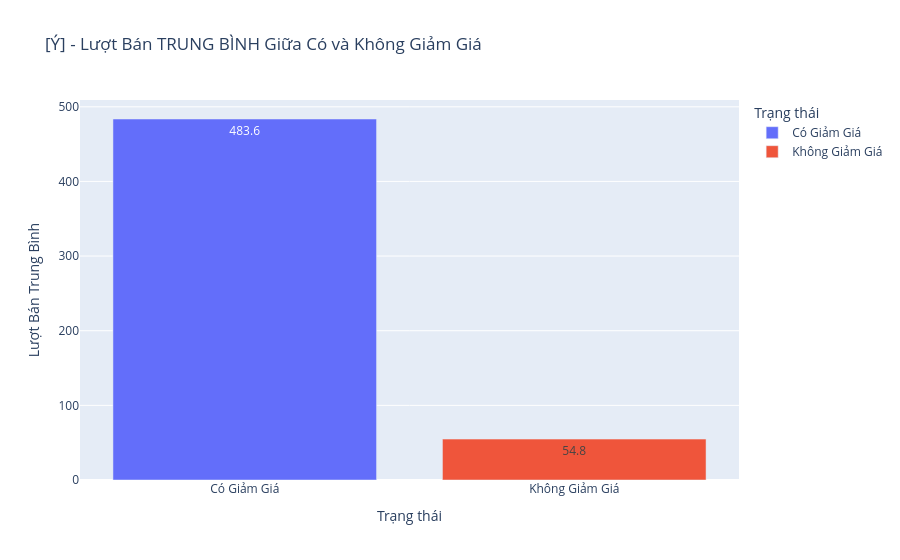
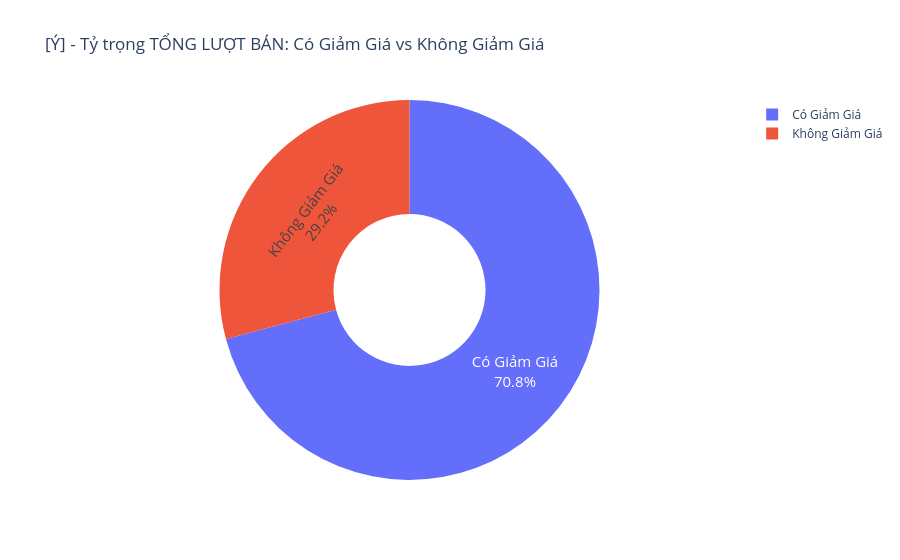
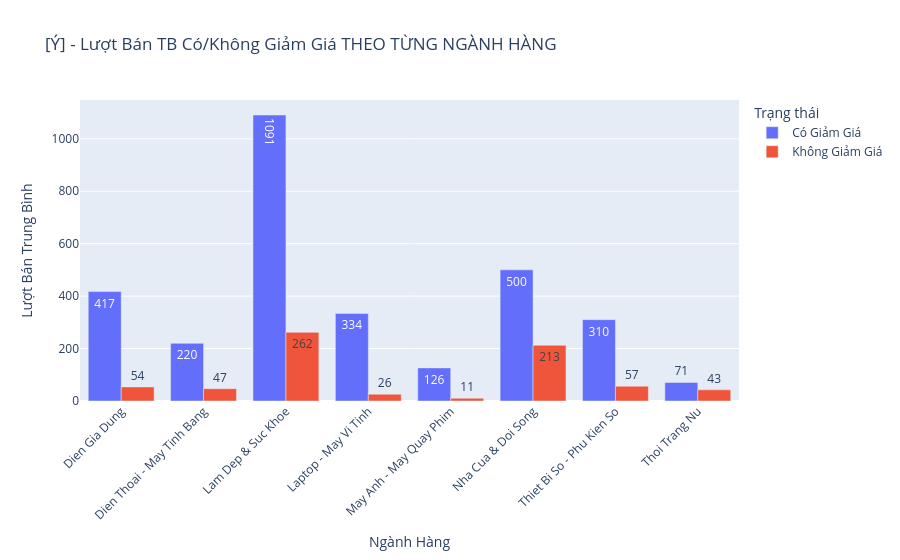

The cell these charts' notebook holds for them, in order:
### Markdown cell above
## Mục tiêu 2: Hiệu quả của Giảm giá

### Code cell
# Đổi True/False thành chữ tiếng Việt cho dễ nhìn
df_clean['Trang_Thai_Giam_Gia'] = df_clean['is_discounted'].map({True: 'Có Giảm Giá', False: 'Không Giảm Giá'})

# --- BIỂU ĐỒ 1: Biểu đồ cột so sánh Trung bình (Dễ hiểu nhất) ---
discount_mean = df_clean.groupby('Trang_Thai_Giam_Gia')['sold_count'].mean().reset_index()
fig_bar = px.bar(
    discount_mean, 
    x="Trang_Thai_Giam_Gia", 
    y="sold_count", 
    color="Trang_Thai_Giam_Gia",
    title="[Ý] - Lượt Bán TRUNG BÌNH Giữa Có và Không Giảm Giá",
    labels={"Trang_Thai_Giam_Gia": "Trạng thái", "sold_count": "Lượt Bán Trung Bình"},
    text_auto='.1f'
)
fig_bar.show()

# --- BIỂU ĐỒ 2: Biểu đồ tròn biểu diễn Tổng Lượt Bán (Tỷ trọng) ---
discount_sum = df_clean.groupby('Trang_Thai_Giam_Gia')['sold_count'].sum().reset_index()
fig_pie = px.pie(
    discount_sum, 
    names="Trang_Thai_Giam_Gia", 
    values="sold_count", 
    color="Trang_Thai_Giam_Gia",
    hole=0.4, # Tạo biểu đồ Donut (Bánh vòng) cho đẹp
    title="[Ý] - Tỷ trọng TỔNG LƯỢT BÁN: Có Giảm Giá vs Không Giảm Giá"
)
fig_pie.update_traces(textposition='inside', textinfo='percent+label', textfont_size=15)
fig_pie.show()

# --- BIỂU ĐỒ 3: Biểu đồ cột nhóm so sánh THEO TỪNG NGÀNH HÀNG (Đáp ứng tiêu chí M của mục tiêu 2) ---
cat_discount_mean = df_clean.groupby(['category_name', 'Trang_Thai_Giam_Gia'])['sold_count'].mean().reset_index()
fig_bar_cat = px.bar(
    cat_discount_mean, 
    x="category_name", 
    y="sold_count", 
    color="Trang_Thai_Giam_Gia",
    barmode="group",
    title="[Ý] - Lượt Bán TB Có/Không Giảm Giá THEO TỪNG NGÀNH HÀNG",
    labels={"category_name": "Ngành Hàng", "sold_count": "Lượt Bán Trung Bình", "Trang_Thai_Giam_Gia": "Trạng thái"},
    text_auto='.0f'
)
# Làm nghiêng chữ trục x nếu tên ngành quá dài
fig_bar_cat.update_layout(xaxis_tickangle=-45)
fig_bar_cat.show()

### Figure 1 — Plotly figure (JSON) as saved in the notebook; plotly's stock layout.template omitted (floating-point values rounded to 4 significant figures)
{"data": [{"hovertemplate": "Trạng thái=%{x}<br>Lượt Bán Trung Bình=%{y}<extra></extra>", "legendgroup": "Có Giảm Giá", "marker": {"color": "#636efa", "pattern": {"shape": ""}}, "name": "Có Giảm Giá", "orientation": "v", "showlegend": true, "textposition": "auto", "texttemplate": "%{y:.1f}", "type": "bar", "x": ["Có Giảm Giá"], "xaxis": "x", "y": [483.6], "yaxis": "y"}, {"hovertemplate": "Trạng thái=%{x}<br>Lượt Bán Trung Bình=%{y}<extra></extra>", "legendgroup": "Không Giảm Giá", "marker": {"color": "#EF553B", "pattern": {"shape": ""}}, "name": "Không Giảm Giá", "orientation": "v", "showlegend": true, "textposition": "auto", "texttemplate": "%{y:.1f}", "type": "bar", "x": ["Không Giảm Giá"], "xaxis": "x", "y": [54.81], "yaxis": "y"}], "layout": {"barmode": "relative", "legend": {"title": {"text": "Trạng thái"}, "tracegroupgap": 0}, "title": {"text": "[Ý] - Lượt Bán TRUNG BÌNH Giữa Có và Không Giảm Giá"}, "xaxis": {"anchor": "y", "categoryarray": ["Có Giảm Giá", "Không Giảm Giá"], "categoryorder": "array", "domain": [0, 1], "title": {"text": "Trạng thái"}}, "yaxis": {"anchor": "x", "domain": [0, 1], "title": {"text": "Lượt Bán Trung Bình"}}}}

### Figure 2 — Plotly figure (JSON) as saved in the notebook; plotly's stock layout.template omitted (floating-point values rounded to 4 significant figures)
{"data": [{"customdata": [["Có Giảm Giá"], ["Không Giảm Giá"]], "domain": {"x": [0, 1], "y": [0, 1]}, "hole": 0.4, "hovertemplate": "Trang_Thai_Giam_Gia=%{customdata[0]}<br>sold_count=%{value}<extra></extra>", "labels": ["Có Giảm Giá", "Không Giảm Giá"], "legendgroup": "", "marker": {"colors": ["#636efa", "#EF553B"]}, "name": "", "showlegend": true, "textfont": {"size": 15}, "textinfo": "percent+label", "textposition": "inside", "type": "pie", "values": [893300.0, 367700.0]}], "layout": {"legend": {"tracegroupgap": 0}, "title": {"text": "[Ý] - Tỷ trọng TỔNG LƯỢT BÁN: Có Giảm Giá vs Không Giảm Giá"}}}

### Figure 3 — Plotly figure (JSON) as saved in the notebook; plotly's stock layout.template omitted (floating-point values rounded to 4 significant figures)
{"data": [{"alignmentgroup": "True", "hovertemplate": "Trạng thái=Có Giảm Giá<br>Ngành Hàng=%{x}<br>Lượt Bán Trung Bình=%{y}<extra></extra>", "legendgroup": "Có Giảm Giá", "marker": {"color": "#636efa", "pattern": {"shape": ""}}, "name": "Có Giảm Giá", "offsetgroup": "Có Giảm Giá", "orientation": "v", "showlegend": true, "textposition": "auto", "texttemplate": "%{y:.0f}", "type": "bar", "x": ["Dien Gia Dung", "Dien Thoai - May Tinh Bang", "Lam Dep & Suc Khoe", "Laptop - May Vi Tinh", "May Anh - May Quay Phim", "Nha Cua & Doi Song", "Thiet Bi So - Phu Kien So", "Thoi Trang Nu"], "xaxis": "x", "y": [417.3, 220.0, 1091.0, 333.8, 126.3, 500.3, 310.3, 70.93], "yaxis": "y"}, {"alignmentgroup": "True", "hovertemplate": "Trạng thái=Không Giảm Giá<br>Ngành Hàng=%{x}<br>Lượt Bán Trung Bình=%{y}<extra></extra>", "legendgroup": "Không Giảm Giá", "marker": {"color": "#EF553B", "pattern": {"shape": ""}}, "name": "Không Giảm Giá", "offsetgroup": "Không Giảm Giá", "orientation": "v", "showlegend": true, "textposition": "auto", "texttemplate": "%{y:.0f}", "type": "bar", "x": ["Dien Gia Dung", "Dien Thoai - May Tinh Bang", "Lam Dep & Suc Khoe", "Laptop - May Vi Tinh", "May Anh - May Quay Phim", "Nha Cua & Doi Song", "Thiet Bi So - Phu Kien So", "Thoi Trang Nu"], "xaxis": "x", "y": [53.76, 46.94, 261.8, 25.95, 10.58, 212.7, 56.52, 42.51], "yaxis": "y"}], "layout": {"barmode": "group", "legend": {"title": {"text": "Trạng thái"}, "tracegroupgap": 0}, "title": {"text": "[Ý] - Lượt Bán TB Có/Không Giảm Giá THEO TỪNG NGÀNH HÀNG"}, "xaxis": {"anchor": "y", "domain": [0, 1], "tickangle": -45, "title": {"text": "Ngành Hàng"}}, "yaxis": {"anchor": "x", "domain": [0, 1], "title": {"text": "Lượt Bán Trung Bình"}}}}
